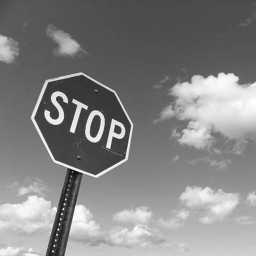
#> input picture Stop.png, 256 x 256 px
$ python meanfilter.py
#> lines starting #> are read from the running program, lines starting #| are printed output that depends on the picture
#!/usr/bin/env python
# coding: utf-8

import numpy as np
from PIL import Image

# Load the grayscale image
image = Image.open('Stop.png').convert('L')
#> image is the input picture: PIL image 256x256 L; min 11, max 254, mean 131.5
width, height = image.size
#> width = 256; height = 256

# Define the kernel sizes (3x3, 5x5, and 9x9)
kernel_sizes = [3, 5, 9]

# Initialize an empty list to store the filtered images
filtered_images = []

# Apply mean filter for each kernel size
for size in kernel_sizes:
    kernel = np.ones((size, size), dtype=np.float32) / (size * size)
    data = np.array(image)
    filtered = np.zeros((height, width), dtype=np.uint8)

    for y in range(size // 2, height - size // 2):
        for x in range(size // 2, width - size // 2):
            neighborhood = data[y - size // 2:y + size // 2 + 1, x - size // 2:x + size // 2 + 1]
            filtered[y, x] = np.sum(neighborhood * kernel)

    #Save the filtered images as "3k.png", "5k.png" and "3k.png"
    output = Image.fromarray(filtered)
    output.save(f'{size}k.png')
#> this loop made 3 passes
#> pass 1, `output = Image.fromarray(filtered)`:
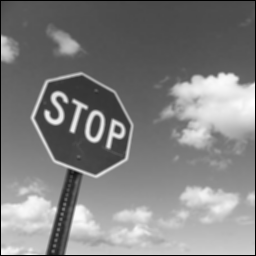
#> output: PIL image 256x256 L; min 0, max 253, mean 128.9
#> pass 2, `output = Image.fromarray(filtered)`:
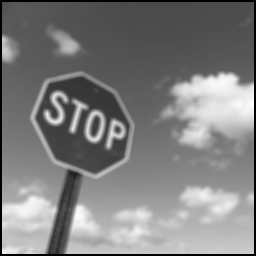
#> output: PIL image 256x256 L; min 0, max 252, mean 126.7
#> pass 3, `output = Image.fromarray(filtered)`:
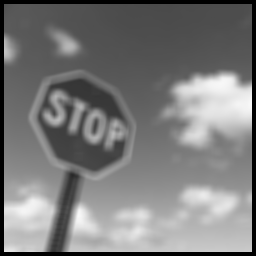
#> output: PIL image 256x256 L; min 0, max 249, mean 122.4
